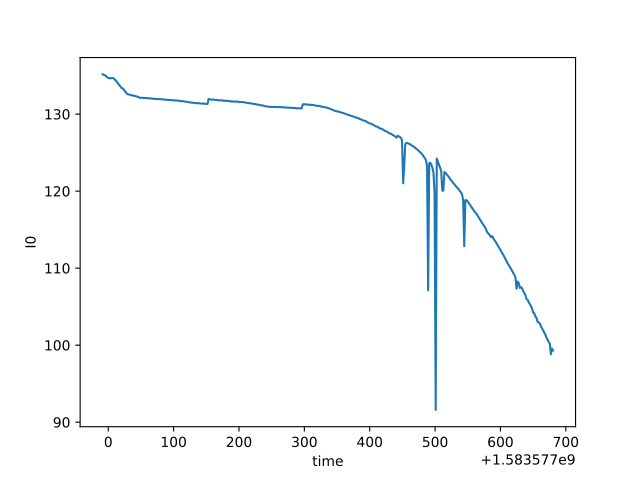

Python code for this plot:
import databroker

run = databroker.catalog['bluesky-tutorial-BMM'][23463]
ds = run.primary.read()
ds["I0"].plot()
